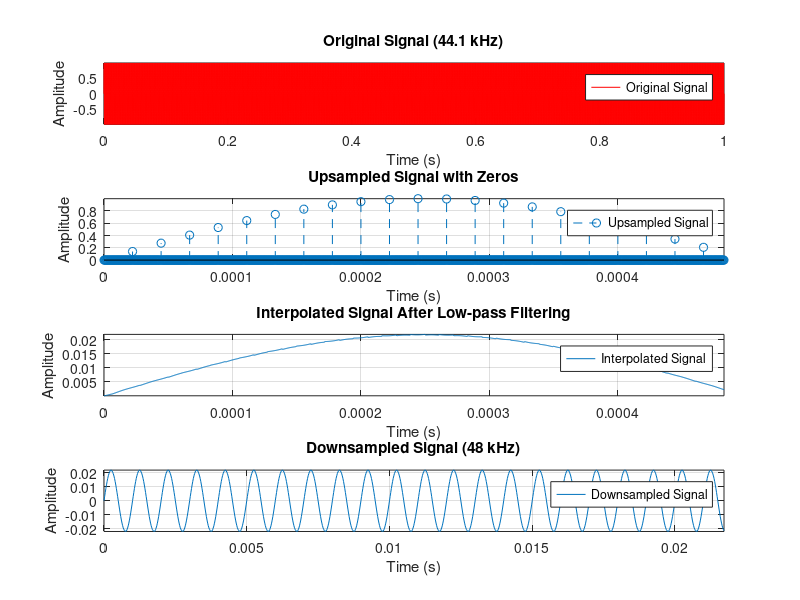

Reproduce this figure in MATLAB. (Note: this script raises an error after producing the figure.)
% Given sample rates
Fs_in = 45000; % Input sample rate (44.1 kHz)
Fs_out = 46000; % Output sample rate (48 kHz)

% Find the least common multiple for upsampling and downsampling
[L, M] = rat(Fs_out / Fs_in); % Rational fraction approximation of conversion ratio

% Example signal: a simple sine wave for demonstration
t = 0:1/Fs_in:1; % Time vector for 1 second of audio
f = 1000;
x = sin(2 * pi * f * t); % Original signal (44.1 kHz sine wave)

%% STEP 1: ZERO FILLING
% Upsample the signal by L (increasing the sample rate)
x_upsampled = upsample(x, L); % Insert L-1 zeros between samples

%% STEP 2: LOW PASS FILTERING
% Design a low-pass filter (anti-aliasing filter)
% Use a low-pass FIR filter to remove aliasing
Fc = min(Fs_in, Fs_out) / 2; % Cutoff frequency (Nyquist frequency of the lower sample rate)
n = 159; % Filter order
h = fir1(n, 2 * Fc / (L * Fs_in)); % Low-pass filter design (normalized frequency)

% Filter the upsampled signal to remove high-frequency components introduced by zero filling
x_filtered = conv(x_upsampled, h, 'same'); % Apply low-pass filtering

%% STEP 3: DOWNSAMPLING
% Downsample the filtered signal by M (reducing the sample rate)
x_downsampled = downsample(x_filtered, M);

%% PLOTTING THE RESULTS
% Time vectors for plotting
t_upsampled = 0:1/(Fs_in*L):1;
t_downsampled = 0:1/Fs_out:(length(x_downsampled)-1)/Fs_out;

figure;
% Plot the original signal
subplot(4,1,1);
plot(t, x, 'r');
title('Original Signal (44.1 kHz)');
xlabel('Time (s)');
ylabel('Amplitude');
axis tight;
legend('Original Signal');
grid on

% Plot the upsampled signal with zero filling (inserted zeros)
subplot(4,1,2);
stem(t_upsampled(1:1000), x_upsampled(1:1000), '--');
title('Upsampled Signal with Zeros');
xlabel('Time (s)');
ylabel('Amplitude');
axis tight;
legend('Upsampled Signal');
grid on 

% Plot the signal after low-pass filtering (interpolated signal)
subplot(4,1,3);
plot(t_upsampled(1:1000), x_filtered(1:1000));
title('Interpolated Signal After Low-pass Filtering');
xlabel('Time (s)');
ylabel('Amplitude');
axis tight;
legend('Interpolated Signal');
grid on 

% Plot the final downsampled signal (converted signal)
subplot(4,1,4);
plot(t_downsampled(1:1000), x_downsampled(1:1000));
title('Downsampled Signal (48 kHz)');
xlabel('Time (s)');
ylabel('Amplitude');
axis tight;
legend('Downsampled Signal');
grid on

%% FILTER FREQUENCY RESPONSE
% Plot the filter's magnitude response
figure;
fvtool(h, 'Fs', L*Fs_in);
title('Low-pass Filter Frequency Response');

% SOUND PLAYBACK (OPTIONAL)
sound(x, Fs_in); % Original signal (44.1 kHz)
sound(x_downsampled, Fs_out); % Converted signal (48 kHz)